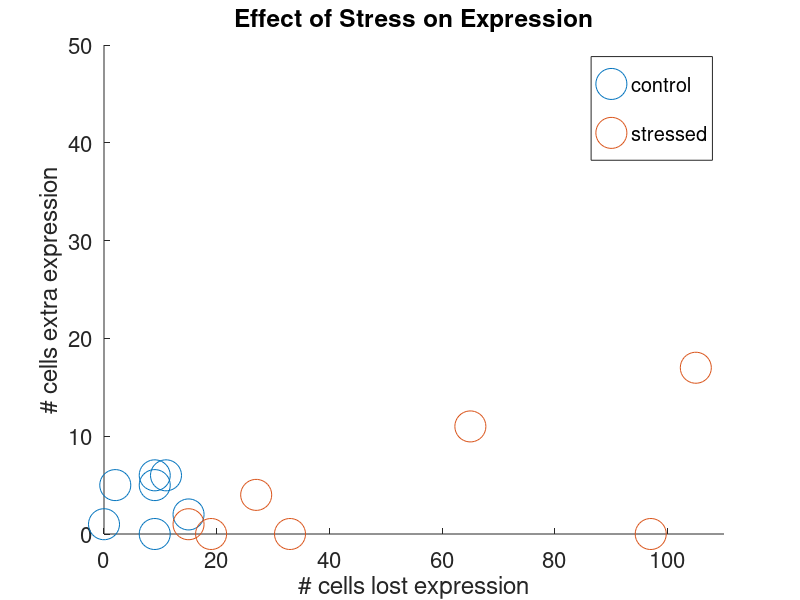

This chart was generated by the following MATLAB code: (Note: this script raises an error after producing the figure.)

% Shadow Data Tabulated

% Alistair Boettiger                                   Date Begun: 09/??/09
% Levine Lab                                        Last Modified: 11/30/09


clear all;





%% Perturbation Data


%% Sna perturbation stuff
snaS_YW = [
    1034,1051,6,9,4990,8475,1
    653,708,5,2,4525,8892,2
    1160,1220,5,9,3148,10757,3
    1001,977,1,0,7851,2531,4
    950,1055,2,15,2983,18670,5
    622,658,0,9,3677,10923,2
    977,1018,6,11,4370,22420,3
    ];

snaS_dl6 = [
    1261,1099,97,0,36816,152,2
    1008,904,65,11,39594,7718,3
    846,819,19,0,7978,3037,4
    1060,896,105,17,49537,7532,5
    582,515,33,0,16414,3118,6
    964,921,15,1,12654,1904,7
    933,888,27,4,14891,2588,8
    ];




figure(6); clf; 
% scatter(log10(snaS_YW(:,4)),(snaS_YW(:,3)),'g.','SizeData',500);
% hold on; xlabel('log10(# in sna not LacZ)','FontSize',16);
% scatter(log10(snaS_dl6(:,3)),(snaS_dl6(:,4)),'r.','SizeData',500);
% hold on; ylabel('# in LacZ not sna','FontSize',16); 

scatter(snaS_YW(:,4),(snaS_YW(:,3)),'g.','SizeData',500);
hold on; xlabel('# cells lost expression','FontSize',16);
scatter(snaS_dl6(:,3),(snaS_dl6(:,4)),'r.','SizeData',500);
hold on; ylabel('# cells extra expression','FontSize',16); 
set(gcf,'color','k'); set(gca,'FontSize',16);
title('Effect of Stress on Expression');
legend('control','stressed');
xlim([0,110]); ylim([0,50]);

% figure(5); clf;
% hist([snaS_YW(:,4),snaS_dl6(:,3)],0:25:100);





%% Sog perturbation stuff
YW29_sog_Neu3 = [
237,238,290,419,0.8,0.53938,2030,1;
437,254,449,350,0.91314,0.61714,1747,2;
981,307,710,485,0.91972,0.56289,1814,3;
771,1082,788,991,0.90863,0.83754,1859,4;
975,319,696,608,0.93247,0.50164,1673,5;
600,322,471,541,0.8811,0.5305,1502,6;
906,205,788,476,0.93528,0.38866,1571,7;
1299,1264,924,1063,0.95238,0.84948,1945,9;
788,798,846,688,0.85225,0.86628,2007,10;
1108,833,725,606,0.98069,0.93564,1841,12;
943,386,1023,937,0.94721,0.42796,1811,13;
556,794,614,655,0.85505,0.87939,1615,14;
1171,400,816,636,0.9424,0.51887,1823,15;
871,793,866,725,0.93533,0.80966,1597,16;
978,980,708,782,0.91384,0.86445,1547,17;
365,67,373,171,0.87131,0.37427,1263,18;
1035,858,695,862,0.92662,0.77494,1725,22;
916,653,904,714,0.88274,0.73249,1719,23;
545,904,680,881,0.71471,0.79342,2045,24;
1238,849,910,850,0.86484,0.76941,2130,25];


YW29_vn_Mes2 = [
    116,355,226,576,0.34956,0.47743,1484,8
752,125,499,144,0.81764,0.56944,2046,5
518,627,383,644,0.78851,0.72516,1551,6
403,385,415,331,0.66265,0.83686,1870,7
92,308,232,585,0.28448,0.41709,1484,8
95,118,236,117,0.33898,0.70085,1898,10
13,1346,26,954,0.30769,0.91614,1350,11
554,102,383,234,0.84073,0.28205,2082,13
527,430,457,313,0.73961,0.90096,2071,17
228,146,391,175,0.49361,0.59429,2015,18
869,107,535,637,0.8729,0.12716,1688,19
368,153,341,146,0.68035,0.75342,2022,20
832,30,562,158,0.82918,0.14557,2071,21
209,769,255,583,0.52941,0.86792,1503,22
51,472,189,501,0.19577,0.7006,1527,23
802,860,542,708,0.85793,0.81073,1742,25
392,89,326,39,0.77607,0.94872,2067,26
671,140,478,147,0.84728,0.70068,2036,27
482,431,447,357,0.70917,0.83473,2016,28
310,456,314,306,0.71019,0.8366,1503,32
444,1060,412,705,0.75485,0.89645,1703,33
159,771,221,837,0.60181,0.71446,1307,34];

YW29_rho_vnd =[
822,558,590,430,0.87797,0.88605,1750,1
1041,788,659,532,0.87253,0.91729,1974,2
727,440,509,413,0.90963,0.81356,2003,3
480,335,330,308,0.84848,0.85714,2044,6
591,348,534,347,0.7603,0.82421,2032,8
591,348,534,347,0.7603,0.82421,2032,8];


dadl_sog_Neu3 = [
832,1489,712,1270,0.80758,0.85354,1985,1
1322,407,910,770,0.91209,0.44416,2013,2
1234,493,920,779,0.88913,0.53787,2111,3
416,394,390,389,0.77179,0.69666,2000,4
576,307,611,733,0.74795,0.35334,2253,5
2146,644,1979,1778,0.95806,0.31496,2258,6
468,416,480,637,0.8,0.47567,2051,7
2668,1344,1661,1624,0.93016,0.57451,2207,8
850,692,864,1008,0.84144,0.55754,2265,9
647,1663,712,1208,0.76826,0.86507,2103,10
930,1924,851,1441,0.77086,0.90146,2224,11
1143,1394,853,1075,0.84994,0.85395,2099,12
592,33,597,597,0.88442,0.070352,1122,13
944,1089,684,788,0.82164,0.85279,1952,14
1501,987,1617,1759,0.74273,0.41728,2075,15
1576,1597,1024,1106,0.94336,0.90506,2437,16
65,2023,59,1382,0.54237,0.86469,2267,17];


dadl_vn_Mes2 = [
322,331,430,262,0.58837,0.86641,1927,2
252,194,549,187,0.39162,0.78075,1836,3
753,116,789,231,0.67427,0.38528,2032,4
681,203,655,180,0.7542,0.73333,2094,5
591,300,456,217,0.82895,0.85253,1942,6
342,1099,851,1014,0.33255,0.8146,2075,7
1316,949,850,972,0.86941,0.72737,2239,8
861,12,1148,1148,0.55052,0.012195,2037,10
768,194,663,304,0.77225,0.51645,2014,11
711,296,665,633,0.77594,0.43286,2105,12
698,714,563,639,0.78686,0.81064,2003,13];

dadl_rho_vnd = [
    1038,1056,878,867,0.75,0.88581,2457,1
884,629,689,682,0.86938,0.83138,2146,2
1514,1170,1275,1212,0.82902,0.81518,1940,3
427,343,438,365,0.79452,0.86575,2140,4
224,1,249,288,0.6988,0.0069444,1177,5
738,503,676,641,0.86834,0.79407,2163,6
1384,862,847,666,0.90909,0.92342,2033,9
1392,876,920,718,0.7,0.91365,2103,10
1122,422,785,462,0.6,0.80952,2132,11
1018,526,700,563,0.89,0.8135,1817,12
918,535,621,529,0.91465,0.84688,2050,13
987,542,637,509,0.92465,0.8723,2379,14
734,310,457,320,0.91904,0.78438,2008,15
763,543,571,472,0.90193,0.81568,2381,16
975,280,765,430,0.8915,0.64186,2499,17
955,719,659,542,0.6,0.84686,2263,18
2180,1285,1500,1396,0.89,0.75287,1909,19
1077,945,804,713,0.84453,0.89481,1781,20
1841,1696,1502,1588,0.84754,0.79345,2027,21
953,756,700,600,0.89286,0.86833,2229,22
1116,933,703,679,0.91038,0.89102,2360,23
1826,1493,1287,1263,0.87413,0.87648,2022,24
136,5,197,197,0.48223,0.015228,995,25
652,588,499,550,0.81363,0.71455,1529,26
1468,738,954,704,0.7,0.84091,2217,27
1069,655,789,590,0.87199,0.83729,2049,28
2098,1396,1534,1464,0.8605,0.79372,2222,29
1037,644,838,667,0.78,0.87556,2325,30
875,684,851,649,0.86016,0.85824,2756,31
1608,1251,1162,935,0.75,0.91444,2290,32
1117,1026,819,758,0.8,0.89182,2427,33
]


% Enhancer Disection Data
SogPxYW_22C = [953 1265 754 848 .81 .90 2280 22;  %im 22
             674 1012 768 939 .72 .81 2158 21;
             1655 1279 1736 1438 .82 .777 2030 20;
             1474 261 987 239 .91 .69 1977 19;
             883 1560 808 928 0.796 0.93 1967 18;
             961 1128 998 1030 .74 0.81 2423 17;
             672 68 599 667 0.65 .83 2070 16;
             288 946 299 639 0.55 .86 2025 15;
             827 1002 900 988 .80 .89 2288 14;
             339 1096 872 919 .27 .72 2164 13;
             682 1035 555 765 .73 .85 2200 12;
             1482 1583 976 948 .88 .93 2110 11;
             900 1091 804 795 .65 .81 1542 10;
             1416 1673 1052 1098 .88 .94 2136 8;
             896 1253 822 996 .77 .90 2605 7;
             914 1668 797 1083 .87 .97 2357 6;
             1000 1369 665 871 .88 .95 2123 5;
             789 985 523 556 .87 .95 2197 3;
             888 1012 581 575 .90 .96 2218 1;
             1254 1504 730 831 .92 .97 2148 2];
         
         
 SogPxdl_25C = [665 1772 1031 1244 .71 .93 2331 17;
     324 1278 489 902 .67 .91 2061 16;
     461 1351 618 878 .71 .96 2250 15;
     2151 2251 1779 1695 .92 .93 2154 14;
     1949 1282 1912 1467 .90 .74 2213 13;
     601 1189 667 718 .76 .95 2172 12; 
     1481 1766 1550 1427 .87 .90 2123 10;
     2109 2397 1945 1877 .94 .90 2142 9;
     477 806 471 713 .57 .77 2235 8; 
     495 1405 720 906 .62 .93 2221 7;
     547 1807 822 1193 0.73 0.97 2332 6;
     633 1477 652 940 .81 .96 2047 5;
     831 2182 977 1297 .75 .96 2272 3;
     250 1220 242 801 .69 .90 1793 2;
     53 863 868 868 .09 .88 2105 1];
 
 
 SogPxda_25C = [847 1486 825 949 .82 .96 1681 9;
     670 743 576 502 .71 .92 2098 7;
     599 1158 658 658 .64 .97 1833 6;
     1382 1548 1029 903 .83 .96 1932 5;
     879 1668 791 1087 .85 .95 2097 4];

 SogSxYW_22C = [948,1771,932,1118,0.70064,0.9347,2267,1;
     772,1119,958,1169,0.66910,0.87,2330,2;
     1030,1417,850,970,0.776470000000000,0.907220000000000,2176,3;
     670,1199,668,797,0.627250000000000,0.843160000000000,2049,5;
     961,1168,801,772,0.757800000000000,0.902850000000000,2085,6;
     1001,1382,1096,952,0.64507,0.8792,2169,7;
     954,1054,970,990,0.68247,0.80707,1998,8;
     545,1381,862,1058,0.469840000000000,0.789220000000000,2037,9;
     1390,1626,1020,1042,0.842160000000000,0.897310000000000,2207,10;
     455,731,582,572,0.546390000000000,0.830420000000000,2158,12;
     1266,1107,969,863,0.767800000000000,0.834300000000000,1966,13;
     666,798,463,453,0.684670000000000,0.825610000000000,2077,14;
     1001,1104,1012,1030,0.696640000000000,0.844660000000000,2042,15;
     636,1000,562,566,0.649470000000000,0.869260000000000,930,16;
     1336,1600,915,970,0.848090000000000,0.911340000000000,1806,17;
     771,887,857,901,0.717620000000000,0.881240000000000,2271,18;
     279,356,246,227,0.658540000000000,0.828190000000000,1994,19;
     541,792,621,767,0.679550000000000,0.877440000000000,2124,20;
     833,1473,1068,1256,0.687270000000000,0.859870000000000,2368,21;
     805,949,827,1076,0.623940000000000,0.623610000000000,1911,22;
     671,900,776,929,0.601800000000000,0.725510000000000,2029,23;
     1115,983,974,837,0.763860000000000,0.879330000000000,1937,24;
     136,361,106,225,0.650940000000000,0.813330000000000,1865,26;
     1449,1493,1011,992,0.830860000000000,0.920360000000000,2185,27];
 
 SogS3xdl6_25C = [876,1381,984,884,0.708330000000000,0.903850000000000,2420,1;29,951,948,948,0.0316460000000000,0.877640000000000,2051,2;350,548,602,473,0.581400000000000,0.862580000000000,2441,3;265,305,376,229,0.555850000000000,0.816590000000000,1973,4;666,958,858,840,0.664340000000000,0.809520000000000,2275,5;1082,1740,1312,1121,0.724850000000000,0.949150000000000,2259,6;409,912,623,691,0.598720000000000,0.901590000000000,2329,7;690,1336,855,868,0.727490000000000,0.935480000000000,2142,8;269,440,378,370,0.642860000000000,0.770270000000000,2419,9;342,531,451,478,0.658540000000000,0.751050000000000,2281,10;483,822,590,567,0.632200000000000,0.873020000000000,2141,11;241,612,454,461,0.418500000000000,0.765730000000000,2287,12;445,1294,700,1090,0.545710000000000,0.802750000000000,2037,13;519,1168,648,795,0.734570000000000,0.903140000000000,2209,14;1032,2125,1316,1357,0.715050000000000,0.944730000000000,2363,15;473,1319,673,925,0.653790000000000,0.921080000000000,2297,16;555,1506,697,920,0.638450000000000,0.936960000000000,1792,17;363,513,444,434,0.709460000000000,0.790320000000000,1766,18;97,151,104,77,0.548080000000000,0.792210000000000,2408,19;837,1938,969,1070,0.668730000000000,0.916820000000000,2280,20;1068,1425,1243,989,0.803700000000000,0.922140000000000,2197,21;651,1390,920,959,0.693480000000000,0.936390000000000,2151,22;227,736,366,450,0.407100000000000,0.811110000000000,1997,23;242,521,365,387,0.427400000000000,0.806200000000000,2411,24;]
 

 
 % ----------- Temperature Perturbation Data ----------------- %  
    Data = {      
        sort( SogPxYW_22C(:,6) );
        sort( YW29_sog_Neu3(:,5) ); 
        sort( YW29_sog_Neu3(:,6) );
        sort( YW29_rho_vnd(:,5) );
        sort( YW29_rho_vnd(:,6) );
        sort( YW29_vn_Mes2(:,5) ); 
        sort( YW29_vn_Mes2(:,6) ); 
        };
   
gene_names = {'sog 22C'; 'sog 29C'; 'Neu3 29C'; 'rho 29C';
    'vnd 29C'; 'vn 29C'; 'Mes2 29C'};

% ----------------============================-----------------% 


%  % ----------- dadl at 25C Perturbation Data ----------------- %  
%     Data = {      
%         sort( dadl_sog_Neu3(:,5) ); 
%         sort( dadl_sog_Neu3(:,6) );
%         sort( dadl_rho_vnd(:,5) );
%         sort( dadl_rho_vnd(:,6) );
%         sort( dadl_vn_Mes2(:,5) ); 
%         sort( dadl_vn_Mes2(:,6) ); 
%         };
%    
% gene_names = {'sog';'Neu3'; 'rho';
%     'vnd'; 'vn'; 'Mes2'};
% 
% % ----------------============================-----------------% 

 
% %--
%  Data = {
%    sort( SogPxYW_22C(:,3)./SogPxYW_22C(:,4) ); 
%    sort( SogPxdl_25C(:,3)./SogPxdl_25C(:,4) ); 
%    sort( SogSxYW_22C(:,3)./SogSxYW_22C(:,4) ); 
%    sort( SogS3xdl6_25C(:,3)./SogS3xdl6_25C(:,4) );
%    
%     sort( SogPxYW_22C(:,3)-SogPxYW_22C(:,4) ); 
%    sort( SogPxdl_25C(:,3)-SogPxdl_25C(:,4) ); 
%    sort( SogSxYW_22C(:,3)-SogSxYW_22C(:,4) ); 
%    sort( SogS3xdl6_25C(:,3)-SogS3xdl6_25C(:,4) );
%    
%  };
%     
% gene_names = {'P YW 22 domain';'P dl 25 domain'; 'S YW 22 domain';'S dl 25 domain'};


% %---  
%     Data = {sort(SogPxYW_22C(:,5)); 
%         sort(SogPxYW_22C(:,6));
%         sort(SogPxdl_25C(:,5));
%         sort(SogPxdl_25C(:,6));
%         sort( SogPxYW_22C(:,5)./SogPxYW_22C(:,6) ); 
%         sort( SogPxdl_25C(:,5)./SogPxdl_25C(:,6) );
%         sort( SogSxYW_22C(:,5) );
%         sort( SogSxYW_22C(:,6) );
%         sort( SogSxYW_22C(:,5)./SogSxYW_22C(:,6) );  
%         sort(SogS3xdl6_25C(:,5));
%         sort(SogS3xdl6_25C(:,6));
%         sort( SogS3xdl6_25C(:,5)./SogS3xdl6_25C(:,6) );  
%           sort( SogPxYW_22C(:,3)./SogPxYW_22C(:,4) ); 
%    sort( SogPxdl_25C(:,3)./SogPxdl_25C(:,4) ); 
%    sort( SogSxYW_22C(:,3)./SogSxYW_22C(:,4) ); 
%    sort( SogS3xdl6_25C(:,3)./SogS3xdl6_25C(:,4) );
%         };
%    
% gene_names = {'SogPxYW_22C'; 'End YW 22 P'; 'SogPxdl_25C'; 'End dl 25 P';
%     'P-YW:End ratio'; 'P-dl:End ratio'; 'SogSxYW_22C';'End YW S';'S-YW: End ratio';
%     'SogS3xdl6_25C'; 'End dl 25 S' ; 'S-dl:End ratio';
%     'P YW 22 domain';'P dl 25 domain'; 'S YW 22 domain';'S dl 25 domain'};
% %---
% 


% %--%%-----%%----  Stressed Sog Enhancer Analysis ----%%----%%----%%
    Data = {        
        sort( SogPxYW_22C(:,5)./SogPxYW_22C(:,6) ); 
        sort( SogPxdl_25C(:,5)./SogPxdl_25C(:,6) );
       
        sort( SogSxYW_22C(:,5)./SogSxYW_22C(:,6) );  
      
        sort( SogS3xdl6_25C(:,5)./SogS3xdl6_25C(:,6) );  
          sort( SogPxYW_22C(:,3)./SogPxYW_22C(:,4) ); 
   sort( SogPxdl_25C(:,3)./SogPxdl_25C(:,4) ); 
   sort( SogSxYW_22C(:,3)./SogSxYW_22C(:,4) ); 
   sort( SogS3xdl6_25C(:,3)./SogS3xdl6_25C(:,4) );
        };
   
gene_names = {'sogP Sync'; 'Stressed sogP Sync'; 'sogS Sync';
   'Stressed sogS Sync';'sogP Fidelity';'Stressed sogP Fidelity';
   'sogS Fidelity';'Stressed sogS Fidelity'};
% % ---------%%--------------%%--------------%%---------%%-----------%


figure(2); clf; colordef black; 
x = linspace(0,1,14); 
hist(SogPxYW_22C(:,5),x); hold on;
h =  findobj(gca,'type','patch');
set(h,'FaceColor','r','EdgeColor','none'); 
alpha(.8);
hist(SogPxYW_22C(:,6),x) 
alpha(.8);
xlim([0,1]);
%%
B =  SogPxYW_22C(:,5) ; %SogPxYW_22C(:,5)./SogPxYW_22C(:,6); 
A = SogPxYW_22C(:,6) ; %SogSxYW_22C(:,5)./SogSxYW_22C(:,6);

figure(2); clf; colordef black; 
x = linspace(0,1.1,6); 
hist(A,x); hold on;
h =  findobj(gca,'type','patch');
set(h,'FaceColor','r','EdgeColor','none'); 
hist(B,x) 
alpha(.6);

xlim([0,1]);
xlabel('Fraction activated nuclei','FontSize',15);
ylabel('Frequency','FontSize',15); 
set(gca,'FontSize',15);
legend('Endogenous Sog','SogP>reporter','Location','NorthWest');


%%
A =  SogPxYW_22C(:,3)./SogPxYW_22C(:,4); 
B =  SogPxdl_25C(:,3)./SogPxdl_25C(:,4);

figure(3); clf; colordef black; 
set(gcf,'color','k')
x = linspace(0,1,7); 
hist(A,x); hold on;
h =  findobj(gca,'type','patch');
set(h,'FaceColor','r','EdgeColor','none'); 

hist(B,x) 
alpha(.6);

xlim([0,1.1]);
xlabel('Fraction of domain match','FontSize',15);
ylabel('Frequency','FontSize',15); 
set(gca,'FontSize',15);
legend('SogP Wildtype','SogP Stressed','Location','NorthWest');
%%



% gene_names = {'P-YW:End ratio'; 'P-dl:End ratio'; 'S-YW: End ratio';
%    'S-dl:End ratio';'P YW 22 domain';'P dl 25 domain'; 'S YW 22 domain';'S dl 25 domain'};

%---


%     %------------
%        Data = {
%         sort(SogPxYW_22C(:,6));
%         sort(SogPxdl_25C(:,6));
%         sort( SogPxYW_22C(:,5)./SogPxYW_22C(:,6) ); 
%         sort( SogPxdl_25C(:,5)./SogPxdl_25C(:,6) );
%         sort( SogSxYW_22C(:,6) );
%         sort( SogSxYW_22C(:,5)./SogSxYW_22C(:,6) );        
%         };
%     
%     
% gene_names = {'Endgonous YW P';  'Endogenous dl';
%     'P-YW:End ratio'; 'P-dl:End ratio';'End YW S';'S-YW: End ratio' };
%     %--------
    
        G = length(Data); 
  
% rescale 
embs = sum(cellfun('size', Data,1)) ;
L0 = 100;
DA = zeros(G,L0-1);
for g=1:G
    for i=1:L0-1
        k= 1+floor(length(Data{g})*i/L0);
        DA(g,i) = Data{g}(k); 
   end
end
 sat = 1;% 1.4;
 DA(DA>sat) = sat; % saturate to account for different strength signals that merge due to lack of resolution 

 
 
% sort by asynchrony score
asyncT = 1;% 1; % .8
Dt = DA; Dt(DA>asyncT)=NaN;
sv = nanmean(Dt,2);
DAs = sortrows([sv,DA]); 
gs = sortrows([sv,(1:G)'])  ;
gn = gene_names(gs(:,2)); 
gene_names2 = [num2cell(sv),gene_names];

 D = DAs(:,2:end);

 C = colormap(1-hot(256));
 C = [ones(round(.3*256),3); C; zeros(round(.1*256),3)];
 
 F=18;
% 
 figure(2); clf; imagesc(D); figure(2);
 colorbar;  colordef white;
  set(gcf,'color','w');
set(gca,'YtickLabel',...
 str2mat(gn{:}),...
     'YTick',[1:G],'fontsize',3/4*F,...
    'YMinorTick','on');
xlabel('percent of embryos','Fontsize',F);
 colormap(C);
colordef black; set(gcf,'color','k');



figure(4); clf; colordef black; set(gcf,'color','k');
 C2 = colormap(hsv(G));
for g=1:G
plot(D(g,:),'color',C2(g,:)); hold on;
end
colordef black; set(gcf,'color','k');
legend(gn,'Location','Best');
set(gca,'FontSize',F);

  
  H = zeros(G,G); P = zeros(G,G);
 for i=1:G
     for j=1:G
      [H(i,j),Pt(i,j)] = ttest2(D(i,:),D(j,:));
     end
      Pt(i,i) = 1;
 end
 figure(11); clf;  imagesc(log(Pt));
 set(gca,'YtickLabel', str2mat(gn{:}),'YTick',[1:G],'YMinorTick','off','fontsize',14);
  set(gca,'XtickLabel', str2mat(gn{:}),'XTick',[1:G],'XMinorTick','off','fontsize',14);
 colorbar; colormap(winter); 
 colordef black; set(gcf,'color','k');
 

%  
%  snaS_YW=[1068,1106,33,71,1,1
% 653,716,13,76,2,1
% 1187,1193,40,46,3,1
% 1001,977,35,11,4,1
% 1066,1082,42,58,5,1
% 661,679,6,24,2,4
% 992,1018,23,49,3,4];
% % [LacZ,real sna,  in LacZ not sna,in sna not LacZ, im num, shadow line] 
% 
% snaS_dl6=[1336,1235,107,6,2
% 850,806,44,0,4 
% 1060,896,199,35,5
% 588,544,47,3,6
% 972,939,35,2,7
% 935,893,51,9,8];
% % [real sna, LacZ, in sna not LacZ, in LacZ not sna, im num,] 
